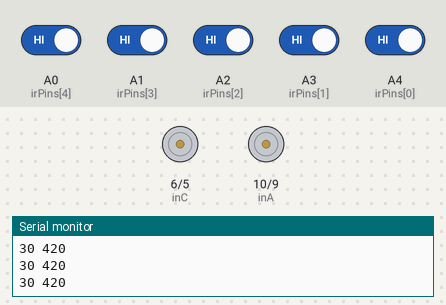
A sketch run on a simulated Arduino Uno, built with avr-gcc and run on an emulated ATmega328P. Shown: motor-driver pin pairs drawn as motors (green arrow = first pin HIGH = forward, orange = second pin HIGH = backward, longer = more drive), the last lines printed to the serial monitor. The test bench sets the inputs (shaded band); at power-on: A0 (irPins[4]), A1 (irPins[3]), A2 (irPins[2]), A3 (irPins[1]), A4 (irPins[0]) HIGH.

Above: at 1.2 s.
1.3 s: A0 (irPins[4]) driven LOW
At 1.8 s:
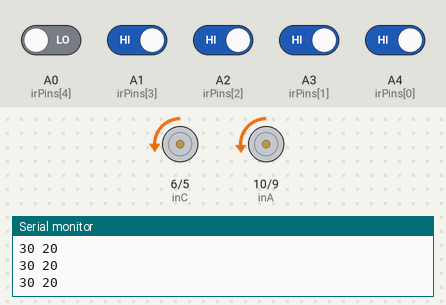
2.8 s: A1 (irPins[3]) driven LOW
At 4.0 s:
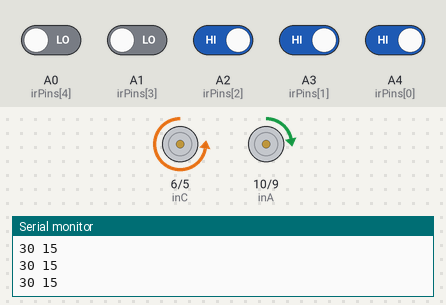
4.3 s: A2 (irPins[2]) driven LOW
At 5.3 s:
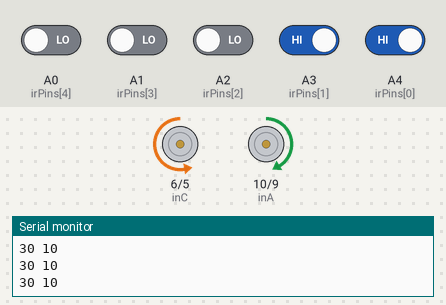
5.8 s: A3 (irPins[1]) driven LOW
At 6.3 s:
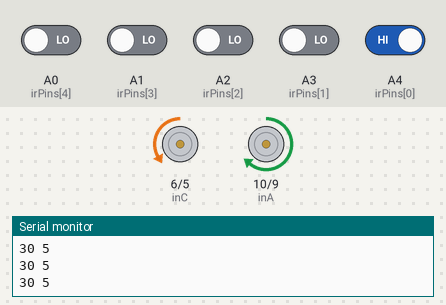
7.3 s: A4 (irPins[0]) driven LOW
At 8.5 s:
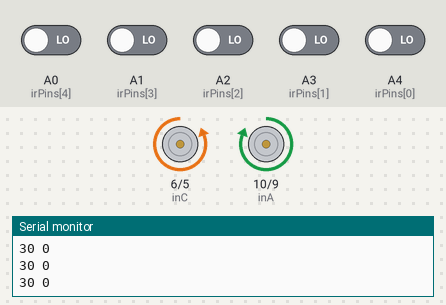
8.8 s: A0 (irPins[4]) driven HIGH
At 9.9 s:
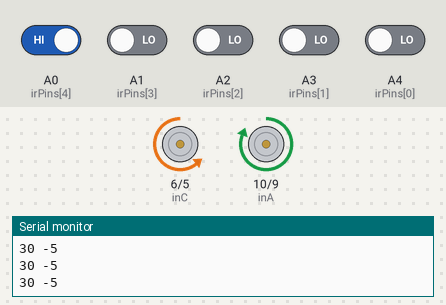
Timing chart, 0 to 11.3 s (numbered marks = the images above; inputs shaded):
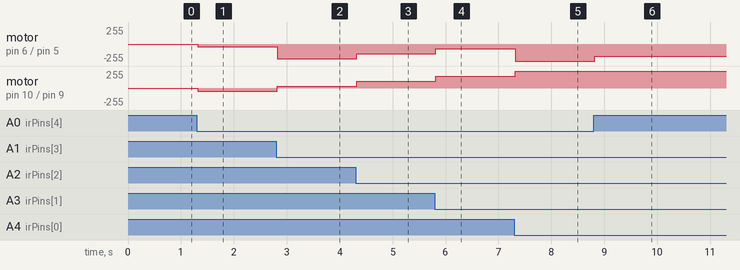

The sketch:

my_lfr_pid_tuning_library.ino
```cpp
//These pins must be PWM pins of arduino
#define inA 10
#define inB 9
#define inC 6
#define inD 5

const int irPins[5] = {A4, A3, A2, A1, A0};

void wheel(int lm, int rm);
int s[5] = {0, 0, 0, 0, 0};
int i, lastSensor, lastError;
int uturn = 250;
int base_L = 255;
int base_R = 255;
float kp = 15;
float kd = 4;

void setup()
{
  mot_init();
  other_init();

}
void loop()
{
  //  //Serial.println("Kp : ");
  //    while (Serial.available()==0) {             //Wait for user input
  //
  //  }
  //  kp = Serial.parseFloat();
  //  //Serial.println("Kd : ");
  //  kd = Serial.parseFloat();
  line_follow();
  //wheel(200, 200);


}


void other_init()
{
  lastSensor = 0;
  lastError = 0;
  Serial.begin(9600);
}

void mot_init()
{
  pinMode(inA, OUTPUT);
  pinMode(inB, OUTPUT);
  pinMode(inC, OUTPUT);
  pinMode(inD, OUTPUT);


}

void wheel(int lm, int rm)
{
  if (lm == 0)
  {
    analogWrite(inC, 0);
    analogWrite(inD, 0);
  }
  if (lm > 0)
  {
    analogWrite(inC, 0);
    analogWrite(inD, abs(lm));
  }
  else if (lm < 0)
  {
    analogWrite(inC, abs(lm));
    analogWrite(inD, 0);
  }
  if (rm == 0)
  {

    analogWrite(inA, 0);
    analogWrite(inB, 0);
  }
  if (rm > 0)
  {

    analogWrite(inA, abs(rm));
    analogWrite(inB, 0);
  }
  else if (rm < 0)
  {

    analogWrite(inA, 0);
    analogWrite(inB, abs(rm));
  }
  if (lm > 254) lm = 254;
  if (lm < -254) lm = -254;
  if (rm > 254) rm = 254;
  if (rm < -254) rm = -254;
}

int readSensor()
{

  s[0] = digitalRead(irPins[0]);
  s[1] = digitalRead(irPins[1]);
  s[2] = digitalRead(irPins[2]);
  s[3] = digitalRead(irPins[3]);
  s[4] = digitalRead(irPins[4]);
  s[0] = 1 - s[0];
  s[1] = 1 - s[1];
  s[2] = 1 - s[2];
  s[3] = 1 - s[3];
  s[4] = 1 - s[4];

  int error, sum;
  sum = s[0] + s[1] + s[2] + s[3] + s[4];
  if (sum != 0)
  {
    error = (s[0] * 10 + s[1] * 20 + s[2] * 30 + s[3] * 40 + s[4] * 50) / sum - 30;
  }
  else
  {
    error = 420;
  }

  if (s[0] == 1) lastSensor = 1;
  else if (s[4] == 1) lastSensor = 2;
  Serial.print(30);
  Serial.print(" ");

  Serial.println(error);
  //Serial.print(" ");
  return error;
}


void line_follow()
{
  int error, corr;
  float p, d;
  error = readSensor();
  if (error == 420)
  {
    if (lastSensor == 1) wheel(-uturn, uturn);
    else if (lastSensor == 2) wheel(uturn, -uturn);
  }
  else
  {
    p = kp * error;
    d = kd * (error - lastError);
    corr = p + d;
    //Serial.println(corr);
    wheel(base_L + corr, base_R - corr);
    if ((error - lastError) != 0) delay(5);
    lastError = error;
  }
}
```

Measured:
- after the input at 1.3 s, motor on pin 6 (inC) / pin 5 (inD): stopped → backward 43/255 at once; motor on pin 10 (inA) / pin 9 (inB): stopped → backward 45/255 at once
- after the input at 2.8 s, motor on pin 6 (inC) / pin 5 (inD): backward 43/255 → backward 224/255 at once; motor on pin 10 (inA) / pin 9 (inB): backward 45/255 → forward 30/255 at once
- after the input at 4.3 s, motor on pin 6 (inC) / pin 5 (inD): backward 224/255 → backward 149/255 at once; motor on pin 10 (inA) / pin 9 (inB): forward 30/255 → forward 105/255 at once
- after the input at 5.8 s, motor on pin 6 (inC) / pin 5 (inD): backward 149/255 → backward 74/255 at once; motor on pin 10 (inA) / pin 9 (inB): forward 105/255 → forward 180/255 at once
- after the input at 7.3 s, motor on pin 6 (inC) / pin 5 (inD): backward 74/255 → backward 255/255 at once; motor on pin 10 (inA) / pin 9 (inB): forward 180/255 → forward 255/255 at once
- after the input at 8.8 s, motor on pin 6 (inC) / pin 5 (inD): backward 255/255 → backward 180/255 at once
